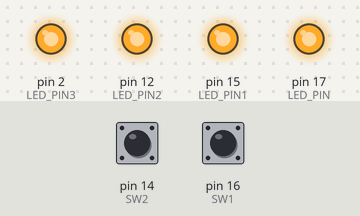
A sketch run on a simulated Arduino Uno, built with avr-gcc and run on an emulated ATmega328P. Parts: output pins drawn as LEDs (lit = HIGH). The test bench sets the inputs (shaded band); at power-on: pin 14 (SW2) HIGH, pin 16 (SW1) HIGH.

Above: at 1.2 s.
1.3 s: pin 14 (SW2) pulled LOW for 0.15 s
At 1.37 s:
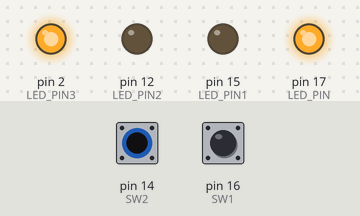
2.9 s: pin 16 (SW1) pulled LOW for 0.15 s
At 2.97 s:
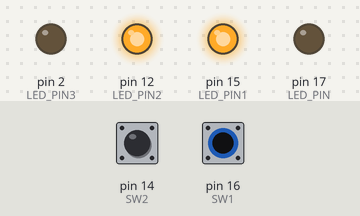
4.5 s: pin 16 (SW1) pulled LOW for 3.2 s
At 8.9 s:
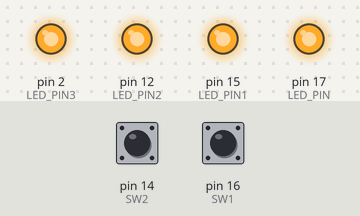
9.2 s: pin 14 (SW2) pulled LOW for 3.2 s
At 10.1 s:
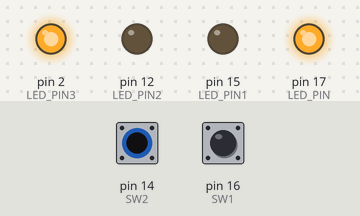
13.9 s: pin 14 (SW2) driven LOW and pin 16 (SW1) driven LOW
At 14.8 s:
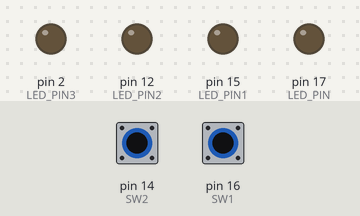
Timing chart, 0 to 16.4 s (numbered marks = the images above; inputs shaded):
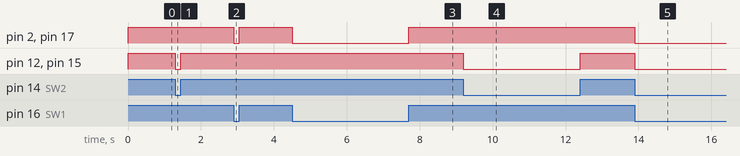

The sketch:

lab3.1.ino
```cpp
#define LED_PIN 17
#define LED_PIN1 15
#define LED_PIN2 12
#define LED_PIN3 2
#define SW1 16
#define SW2 14

void setup() {
  pinMode(LED_PIN3, OUTPUT);
  pinMode(LED_PIN, OUTPUT);
  pinMode(SW1, INPUT_PULLUP);
  pinMode(LED_PIN1, OUTPUT);
  pinMode(LED_PIN2, OUTPUT);
  pinMode(SW2, INPUT_PULLUP);
}

void loop() {
  if (digitalRead(SW1) == LOW) {
    digitalWrite(LED_PIN, LOW);
    digitalWrite(LED_PIN3, LOW);
  } else {
    digitalWrite(LED_PIN, HIGH);
    digitalWrite(LED_PIN3, HIGH);
  }

  if (digitalRead(SW2) == LOW) {
    digitalWrite(LED_PIN1, LOW);
    digitalWrite(LED_PIN2, LOW);
  } else {
    digitalWrite(LED_PIN1, HIGH);
    digitalWrite(LED_PIN2, HIGH);
  }
}
```

Measured:
- after the input at 1.3 s, pin 12 (LED_PIN2), pin 15 (LED_PIN1): HIGH → LOW at once, → HIGH 0.15 s later
- after the input at 2.9 s, pin 2 (LED_PIN3), pin 17 (LED_PIN): HIGH → LOW at once, → HIGH 0.15 s later
- after the input at 4.5 s, pin 2 (LED_PIN3), pin 17 (LED_PIN): HIGH → LOW at once, → HIGH 3.2 s later
- after the input at 9.2 s, pin 12 (LED_PIN2), pin 15 (LED_PIN1): HIGH → LOW at once, → HIGH 3.2 s later
- after the input at 13.9 s, pin 2 (LED_PIN3), pin 12 (LED_PIN2), pin 15 (LED_PIN1), pin 17 (LED_PIN): HIGH → LOW at once
